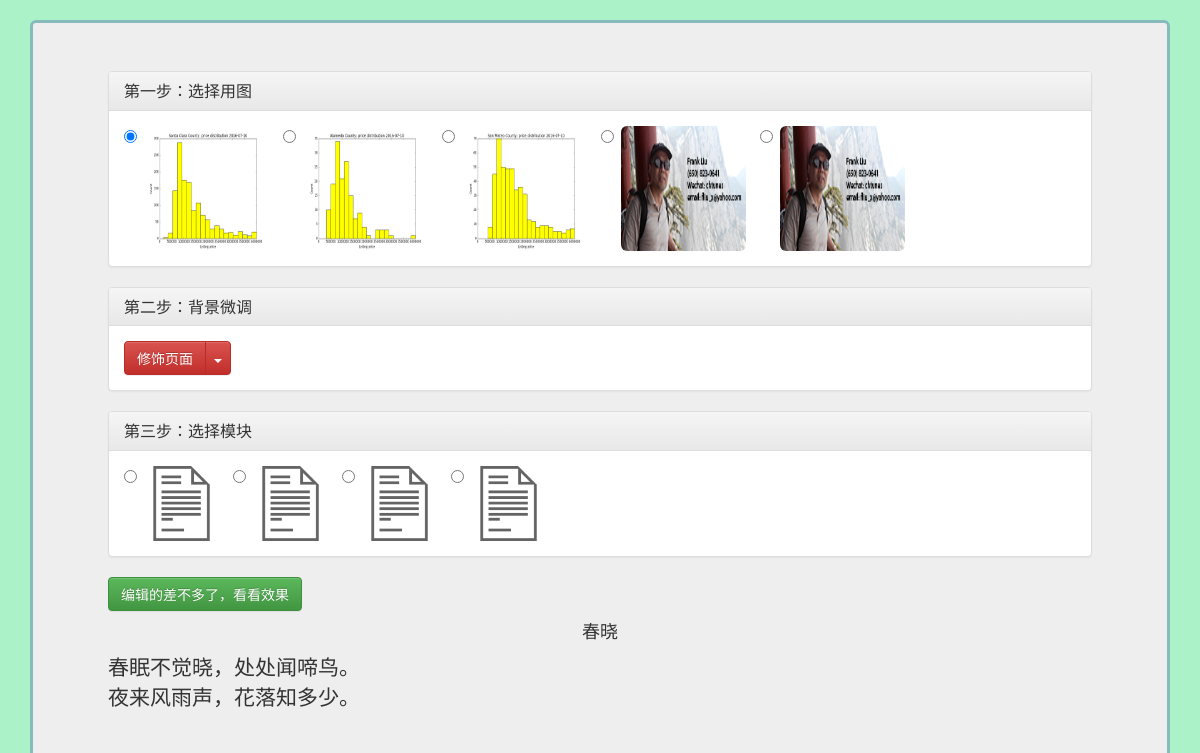
Page /source/lib/preview/1/ (signed in) on the earlier database version.
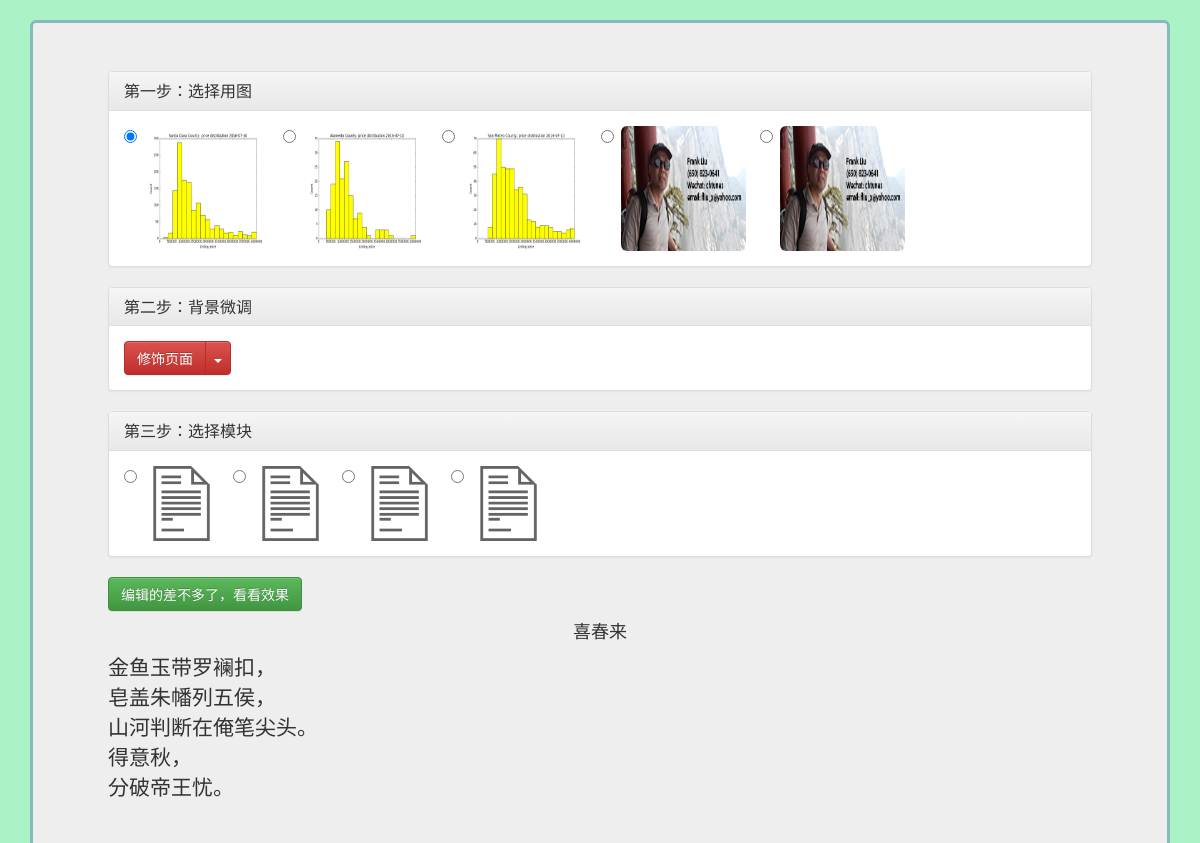
Same page on the later database version.
### content/models.py (models this page shows, shortened)
class Article(models.Model):
    category = models.ForeignKey(Category)
    title = models.CharField(max_length=120)
    author = models.CharField(max_length=30)
    content = models.TextField('Content')
    added = models.DateTimeField('date added',null=True,auto_now_add=True)
    num_like = models.IntegerField(null=True, default=0)
    num_read = models.IntegerField(null=True, default=0)
    num_frwd = models.IntegerField(null=True, default=0)
    num_para = models.IntegerField(null=True, default=0)

### editor/views.py (the view)
# urls.py: url(r'^source/lib/preview/(?P<article_id>\d+)/$', views.lib_ad_placement_preview, name='lib_ad_preview'),
@render_to('lib_ad_preview.html')
@login_required
def lib_ad_placement_preview(request, article_id):
    article = Article.objects.get(id=article_id)
    files_uploaded = []
    for (_, _, filenames) in walk('static/uploads/%s' % request.user.username):
        files_uploaded.extend(filenames)
        break
    return {
        'lib_article': article,
        'files_uploaded': files_uploaded
    }

### utils/shortcuts.py (called while the page is built)
def render_to(template):
    def render_to_decorator(func):
        @wraps(func)
        def wrapper(request, *args, **kwargs):
            output = func(request, *args, **kwargs)
            if isinstance(output, dict):
                return render_to_response(template, output, RequestContext(request))
            return output
        return wrapper
    return render_to_decorator

### editor/templates/lib_ad_preview.html (shortened to what this page needs)
{% extends 'final_page_base.html' %}
{% block head_extra%}
    <link rel="stylesheet" href="/static/bootstrap-colorpicker/css/bootstrap-colorpicker.css" type="text/css" />
{% endblock %}
{% block content %}
    <div class="container">
        <div class="panel panel-default">
            <div class="panel-heading">
                 <h3 class="panel-title pull-left">
                    第一步：选择用图
                 </h3>
                <div class="clearfix"></div>
            </div>
            <div class="panel-body">
                <form id="logo_form" role="form">
                  {% for file in files_uploaded %}
                  <div class="radio-inline">
                     <input type="radio" name="logo_form" value="{{file}}"><img src="/static/uploads/{{ user.username }}/{{file}}" class="img-rounded" width="125" height="125" />
                  </div>
                  {% endfor %}
                </form>
            </div>
        </div>
        <div class="panel panel-default">
            <div class="panel-heading">
                 <h3 class="panel-title pull-left">
                    第二步：背景微调
                 </h3>
                <div class="clearfix"></div>
            </div>
            <div class="panel-body">
                <div class="btn-group">
                  <button type="button" class="btn btn-danger">修饰页面</button>
                  <button type="button" class="btn btn-danger dropdown-toggle" data-toggle="dropdown" aria-haspopup="true" aria-expanded="false">
                    <span class="caret"></span>
                  </button>
                </div>
            </div>
        </div>
        <div class="panel panel-default">
            <div class="panel-heading">
                 <h3 class="panel-title pull-left">
                    第三步：选择模块
                 </h3>
                <div class="clearfix"></div>
            </div>
            <div class="panel-body">
                <div>
                    <form id="template_form" role="form">
                        <div class="radio-inline">
                          <input type="radio" name="template_form" value="1"><img width="75" height="75" src="/static/media/images/icons/template.png"/>
                        </div>
                        <div class="radio-inline">
                          <input type="radio" name="template_form" value="2"><img width="75" height="75" src="/static/media/images/icons/template.png"/>
                        </div>
                        <div class="radio-inline">
                          <input type="radio" name="template_form" value="3"><img width="75" height="75" src="/static/media/images/icons/template.png"/>
                        </div>
                        <div class="radio-inline">
                          <input type="radio" name="template_form" value="4"><img width="75" height="75" src="/static/media/images/icons/template.png"/>
                        </div>
                    </form>
                </div>
            </div>
        </div>
    </div>
    <div class="container">
        <button id="yu_lan" type="button" data-toggle="modal" data-target="#modal4" class="btn btn-success">编辑的差不多了，看看效果</button>
    </div>
    <div id="article_decorated">
        <h4 id="article_title" class="text-center">{{ lib_article.title|safe }}</h4>
        <div id="article_body" class="container">
            {{ lib_article.content|linebreaks }}
        </div>
    </div>
</div>
{% endblock %}

Differences in the rows shown:
changed Article: title "春晓" → "喜春来"; content "春眠不觉晓，处处闻啼鸟。 夜来风雨声，花落知多少。" → "金鱼玉带罗襕扣， 皂盖朱幡列五侯， 山河判断在俺笔尖头。 得意秋， 分破帝王忧。"
